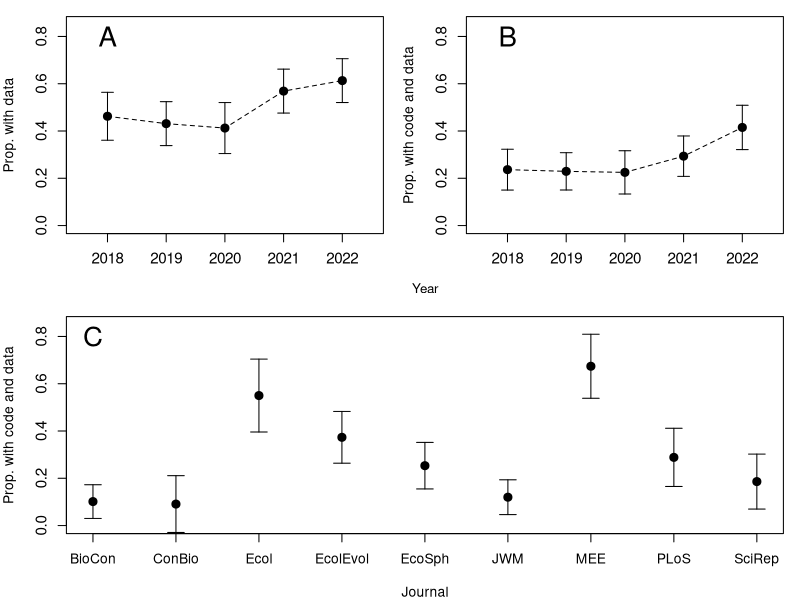
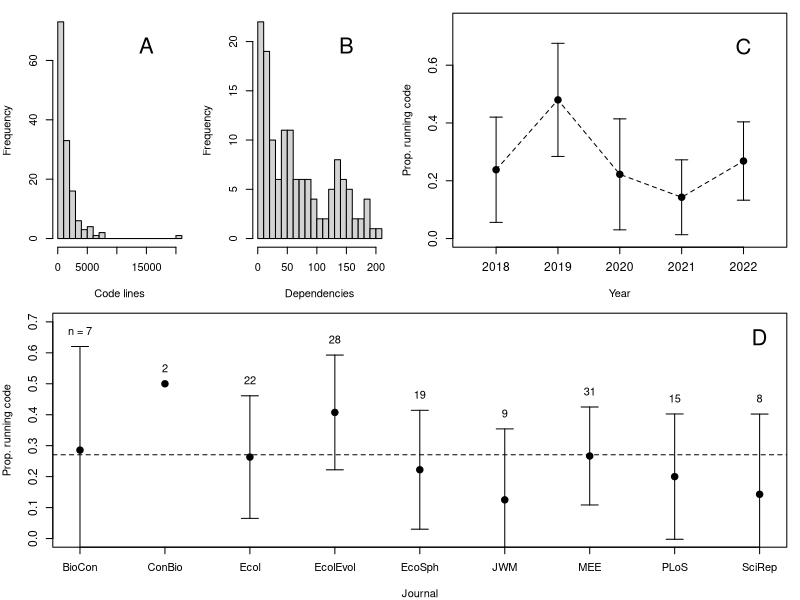
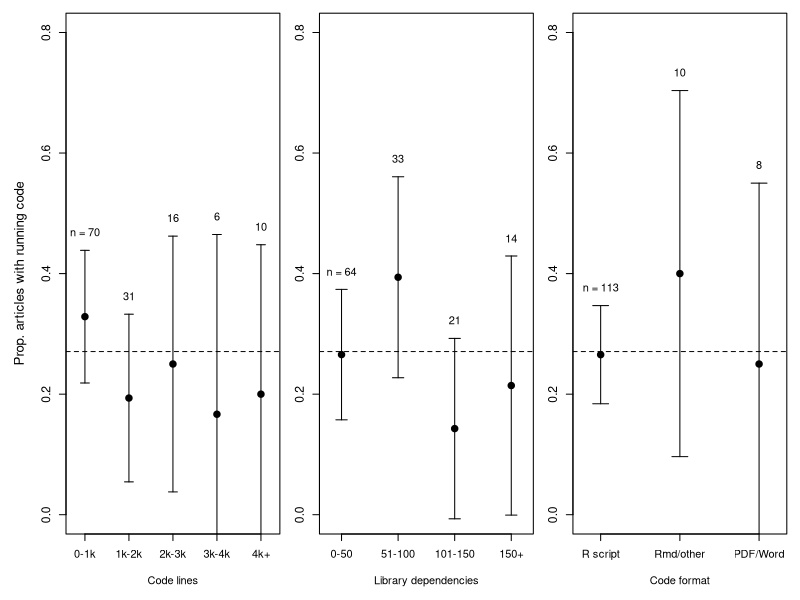

Generate these figures, in order, with R:
incl <- read.csv("included_papers_final.csv")
repr <- read.csv("reproducible_papers_final.csv")

# Included
tiff("code_and_data.tiff", height=7, width=7, units='in', res=300,
     compression='lzw')

par(mar=c(4,4,1,1))
layout(matrix(c(1, 2,
                3, 3), ncol=2, nrow=2, byrow=TRUE))

tab <- table(incl$Year, incl$All_Data)
n <- rowSums(tab)
p <- tab[,2] / n
se <- sqrt((p*(1-p))/n)
low <- p - 1.96*se
up <- p + 1.96*se
yrs <- 2018:2022

plot(yrs, p, ylim = c(0, 0.85), pch=19,
     ylab="Prop. with data", cex=1.3, cex.axis=1.1,
     xlab = "", xlim=c(2017.5, 2022.5))
lines(yrs, p, lty=2)
segments(yrs, low, yrs, up)
bw <- 0.1
for (i in 1:5){
  segments(yrs[i]-bw, low[i], yrs[i]+bw, low[i])
  segments(yrs[i]-bw, up[i], yrs[i]+bw, up[i])
}
text(2018, 0.8, "A", cex=2)

incl$Possible_Reproduce <- incl$All_Data & incl$All_Code

tab <- table(incl$Year, incl$Possible_Reproduce)
n <- rowSums(tab)
p <- tab[,2] / n
se <- sqrt((p*(1-p))/n)
low <- p - 1.96*se
up <- p + 1.96*se
yrs <- 2018:2022

plot(yrs, p, ylim = c(0, 0.85), pch=19,
     ylab="Prop. with code and data", cex=1.3, cex.axis=1.1,
     xlab = "", xlim=c(2017.5, 2022.5))
lines(yrs, p, lty=2)
segments(yrs, low, yrs, up)
bw <- 0.1
for (i in 1:5){
  segments(yrs[i]-bw, low[i], yrs[i]+bw, low[i])
  segments(yrs[i]-bw, up[i], yrs[i]+bw, up[i])
}
text(2018, 0.8, "B", cex=2)

tab <- table(incl$Journal, incl$Possible_Reproduce)
n <- rowSums(tab)
p <- tab[,2] / n
se <- sqrt((p*(1-p))/n)
low <- p - 1.96*se
up <- p + 1.96*se

journal_short <- c("BioCon","ConBio","Ecol","EcolEvol","EcoSph","JWM","MEE",
                   "PLoS","SciRep")
nj <- length(journal_short)

plot(1:nj, p, xaxt='n', cex=1.3, cex.axis=1.1,
     ylim=c(0,0.85), pch=19, xlab="Journal", ylab="Prop. with code and data")
axis(1, at=1:nj, labels=journal_short)
segments(1:nj, low, 1:nj, up)
bw <- 0.1
for (i in 1:nj){
  segments(i-bw, low[i], i+bw, low[i])
  segments(i-bw, up[i], i+bw, up[i])
}
text(1, 0.8, "C", cex=2)

mtext("Year", line = 1.2, cex=0.8)

dev.off()

tiff("running_code.tiff", height=6, width=7, units='in', res=300,
     compression='lzw')

par(mar=c(4,4,1,1))
layout(matrix(c(1, 2, 3, 3,
                4, 4, 4, 4), ncol=4, nrow=2, byrow=TRUE))

# Code runs
hist(repr$Code_Lines, breaks=15, xlab = "Code lines", main="")
text(15000, 65, "A", cex=2)
hist(repr$Libraries, breaks = 15, xlab = "Dependencies", main="")
text(150, 19.6, "B", cex=2)

tab <- table(repr$Year, repr$All_Code_Runs)
n <- rowSums(tab)
p <- tab[,2] / n
se <- sqrt((p*(1-p))/n)
low <- p - 1.96*se
up <- p + 1.96*se
yrs <- 2018:2022

plot(yrs, p, ylim = c(0, 0.75), pch=19,
     ylab="Prop. running code", cex=1.3, cex.axis=1.1,
     xlab = "Year", xlim=c(2017.5, 2022.5))
lines(yrs, p, lty=2)
segments(yrs, low, yrs, up)
bw <- 0.1
for (i in 1:5){
  segments(yrs[i]-bw, low[i], yrs[i]+bw, low[i])
  segments(yrs[i]-bw, up[i], yrs[i]+bw, up[i])
}
text(2022, 0.665, "C", cex=2)

tab <- table(repr$Journal, repr$All_Code_Runs)
n <- rowSums(tab)
p <- tab[,2] / n
se <- sqrt((p*(1-p))/n)
low <- p - 1.96*se
up <- p + 1.96*se

journal_short <- c("BioCon","ConBio","Ecol","EcolEvol","EcoSph","JWM","MEE",
                   "PLoS","SciRep")
nj <- length(journal_short)

n <- table(repr$Journal)

plot(1:nj, p, xaxt='n', cex=1.3, cex.axis=1.1,
     ylim=c(0,0.7), pch=19, xlab="Journal", ylab="Prop. running code")
axis(1, at=1:nj, labels=journal_short)
segments(c(1,3:nj), low[c(1,3:nj)], c(1,3:nj), up[c(1,3:nj)])
bw <- 0.1

up[2] <- p[2]
for (i in 1:nj){
  if(i==1){
    text(i, up[i] + 0.05, paste0("n = ", n[i]))
  } else {
    text(i, up[i] + 0.05, n[i])
  }
  if(i==2) next
  segments(i-bw, low[i], i+bw, low[i])
  segments(i-bw, up[i], i+bw, up[i])
}
abline(h = mean(repr$All_Code_Runs, na.rm=TRUE), lty=2)
text(nj, 0.65, "D", cex=2)

dev.off()

# Predictors

tiff("predictors.tiff", height=4, width=7, units='in', res=300,
     compression='lzw')

par(mar=c(4,2,1,1), mfrow=c(1,3), oma = c(1,3,0,0))


line_cat <- cut(repr$Code_Lines, c(0, 1000, 2000, 3000, 4000, 50000),
                labels = c("0-1k", "1k-2k", "2k-3k", "3k-4k",
                           "4k+"))

lintab <- table(line_cat, repr$All_Code_Runs)

n <- rowSums(lintab)
p <- lintab[,2] / n
se <- sqrt((p*(1-p))/n)
low <- p - 1.96*se
up <- p + 1.96*se
xval <- levels(line_cat)

xpos <- 1:length(xval)

plot(xpos, p, ylim = c(0, 0.8), xlim = c(0.75, 5.25), pch=19,
     ylab="Prop. running code", cex=1.3, cex.axis=1.1,
     xlab = "Code lines", xaxt='n')
axis(1, at=xpos, labels=xval, cex.lab=1.2)

segments(xpos, low, 1:length(xval), up)
bw <- 0.1
n <- c(paste0("n = ", n[1]), n[2:length(n)])
for (i in 1:5){
  text(xpos[i], up[i] + 0.03, n[i])
  segments(xpos[i]-bw, low[i], xpos[i]+bw, low[i])
  segments(xpos[i]-bw, up[i], xpos[i]+bw, up[i])
}
abline(h = mean(repr$All_Code_Runs, na.rm=TRUE), lty=2)

mtext("Prop. articles with running code", 2, line=3, cex=0.8)

# Libraries

lib_cat <- cut(repr$Libraries, c(0, 50, 100, 150, 1000),
                labels = c("0-50", "51-100", "101-150", "150+"))

libtab <- table(lib_cat, repr$All_Code_Runs)

n <- rowSums(libtab)
p <- libtab[,2] / n
se <- sqrt((p*(1-p))/n)
low <- p - 1.96*se
up <- p + 1.96*se
xval <- levels(lib_cat)

xpos <- 1:length(xval)

plot(xpos, p, ylim = c(0, 0.8), xlim = c(0.75, 4.25), pch=19,
     ylab="Prop. running code", cex=1.3, cex.axis=1.1,
     xlab = "Library dependencies", xaxt='n')
axis(1, at=xpos, labels=xval, cex.lab=1.2)

segments(xpos, low, 1:length(xval), up)
bw <- 0.1
n <- c(paste0("n = ", n[1]), n[2:length(n)])
for (i in 1:5){
  text(xpos[i], up[i] + 0.03, n[i])
  segments(xpos[i]-bw, low[i], xpos[i]+bw, low[i])
  segments(xpos[i]-bw, up[i], xpos[i]+bw, up[i])
}
abline(h = mean(repr$All_Code_Runs, na.rm=TRUE), lty=2)


# Format

code_format <- rep(NA, nrow(repr))
code_format[repr$Word == 1 | repr$PDF == 1] <- "PDF/Word"
code_format[repr$Script == 1] <- "R script"
code_format[repr$RMarkdown == 1 | repr$Other == 1] <- "Rmd/other"
code_format <- factor(code_format, levels=c("R script", "Rmd/other",
                                            "PDF/Word"))

formtab <- table(code_format, repr$All_Code_Runs)

n <- rowSums(formtab)
p <- formtab[,2] / n
se <- sqrt((p*(1-p))/n)
low <- p - 1.96*se
up <- p + 1.96*se
xval <- levels(code_format)

xpos <- 1:length(xval)

plot(xpos, p, ylim = c(0, 0.8), xlim = c(0.75, 3.25), pch=19,
     ylab="Prop. running code", cex=1.3, cex.axis=1.1,
     xlab = "Code format", xaxt='n')
axis(1, at=xpos, labels=xval, cex.lab=1.2)

segments(xpos, low, 1:length(xval), up)
bw <- 0.1
n <- c(paste0("n = ", n[1]), n[2:length(n)])
for (i in 1:5){
  text(xpos[i], up[i] + 0.03, n[i])
  segments(xpos[i]-bw, low[i], xpos[i]+bw, low[i])
  segments(xpos[i]-bw, up[i], xpos[i]+bw, up[i])
}
abline(h = mean(repr$All_Code_Runs, na.rm=TRUE), lty=2)

dev.off()

library(MASS)

mod <- glmmPQL(All_Code_Runs ~ Code_Lines + Libraries + code_format,
               random = ~1 | Journal, family = binomial, data = repr)
summary(mod)
